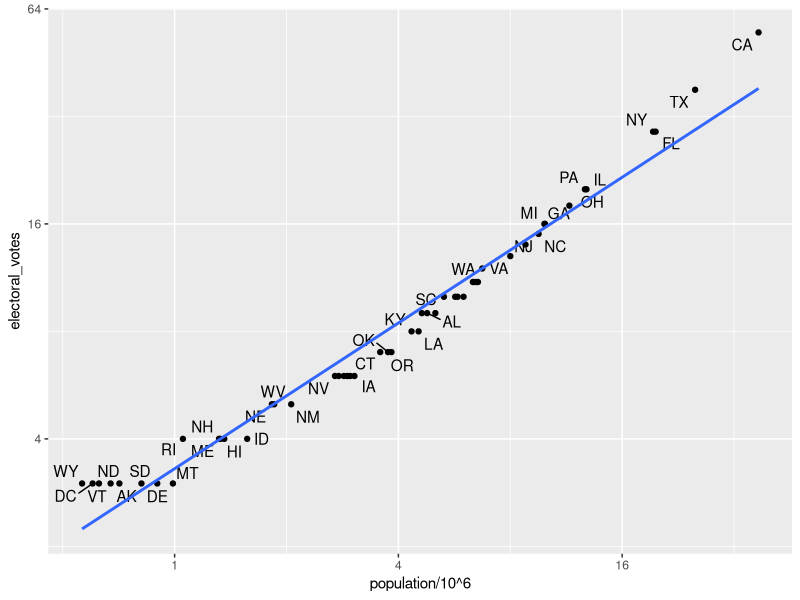

The R script that drew this image: (Note: this script raises an error after producing the figure.)
## ---- chunk 1
img_path <- "wrangling/img"
## ---- chunk 2
library(tidyverse)
library(dslabs)
data(murders)
head(murders)
## ---- chunk 3
data(polls_us_election_2016)
head(results_us_election_2016)
## ---- chunk 4
identical(results_us_election_2016$state, murders$state)
## ---- chunk 5
tab <- left_join(murders, results_us_election_2016, by = "state") %>%
  select(-others)
head(tab)
## ---- chunk 6
library(ggrepel)
tab %>% ggplot(aes(population/10^6, electoral_votes, label = abb)) +
  geom_point() +
  geom_text_repel() + 
  scale_x_continuous(trans = "log2") +
  scale_y_continuous(trans = "log2") +
  geom_smooth(method = "lm", se = FALSE)
## ---- chunk 7
tab_1 <- slice(murders, 1:6) %>% select(state, population)
tab_1
tab_2 <- results_us_election_2016 %>% 
  filter(state%in%c("Alabama", "Alaska", "Arizona", 
                    "California", "Connecticut", "Delaware")) %>% 
  select(state, electoral_votes)
tab_2
## ---- chunk 8
left_join(tab_1, tab_2, by = "state")
## ---- chunk 9
tab_1 %>% right_join(tab_2, by = "state")
## ---- chunk 10
inner_join(tab_1, tab_2, by = "state")
## ---- chunk 11
full_join(tab_1, tab_2, by = "state")
## ---- chunk 12
semi_join(tab_1, tab_2, by = "state")
## ---- chunk 13
anti_join(tab_1, tab_2, by = "state")
## ---- chunk 14
knitr::include_graphics(file.path(img_path,"joins.png"))
## ---- chunk 15
bind_cols(a = 1:3, b = 4:6)
## ---- chunk 16
tab_1 <- tab[, 1:3]
tab_2 <- tab[, 4:6]
tab_3 <- tab[, 7:8]
new_tab <- bind_cols(tab_1, tab_2, tab_3)
head(new_tab)
## ---- chunk 17
tab_1 <- tab[1:2,]
tab_2 <- tab[3:4,]
bind_rows(tab_1, tab_2)
## ---- chunk 18
intersect(1:10, 6:15)
## ---- chunk 19
intersect(c("a","b","c"), c("b","c","d"))
## ---- chunk 20
tab_1 <- tab[1:5,]
tab_2 <- tab[3:7,]
dplyr::intersect(tab_1, tab_2)
## ---- chunk 21
union(1:10, 6:15)
union(c("a","b","c"), c("b","c","d"))
## ---- chunk 22
tab_1 <- tab[1:5,]
tab_2 <- tab[3:7,]
dplyr::union(tab_1, tab_2)
## ---- chunk 23
setdiff(1:10, 6:15)
setdiff(6:15, 1:10)
## ---- chunk 24
tab_1 <- tab[1:5,]
tab_2 <- tab[3:7,]
dplyr::setdiff(tab_1, tab_2)
## ---- chunk 25
setequal(1:5, 1:6)
## ---- chunk 26
setequal(1:5, 5:1)
## ---- chunk 27
dplyr::setequal(tab_1, tab_2)
